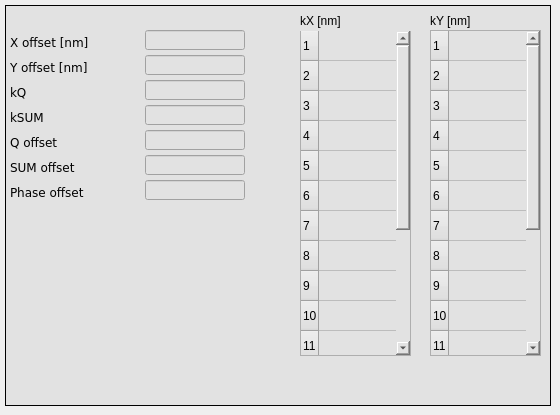
        <widget class="QWidget" name="tab_7">
         <attribute name="title">
          <string>Coefficients</string>
         </attribute>
         <widget class="caFrame" name="caframe_14">
          <property name="geometry">
           <rect>
            <x>5</x>
            <y>5</y>
            <width>546</width>
            <height>401</height>
           </rect>
          </property>
          <property name="styleSheet">
           <string notr="true">background-color: rgb(226, 226, 226);</string>
          </property>
          <property name="frameShape">
           <enum>QFrame::Box</enum>
          </property>
          <widget class="QLabel" name="label_88">
           <property name="geometry">
            <rect>
             <x>425</x>
             <y>5</y>
             <width>101</width>
             <height>21</height>
            </rect>
           </property>
           <property name="font">
            <font>
             <weight>50</weight>
             <bold>false</bold>
            </font>
           </property>
           <property name="text">
            <string>kY [nm]</string>
           </property>
          </widget>
          <widget class="caWaveTable" name="cawavetable_7">
           <property name="geometry">
            <rect>
             <x>425</x>
             <y>25</y>
             <width>111</width>
             <height>326</height>
            </rect>
           </property>
           <property name="font">
            <font>
             <family>DejaVu Sans</family>
            </font>
           </property>
           <property name="channel" stdset="0">
            <string notr="true">$(BPM):calibration:k:y:f1</string>
           </property>
           <property name="numberOfRows">
            <number>16</number>
           </property>
           <property name="numberOfColumns">
            <number>1</number>
           </property>
           <attribute name="horizontalHeaderVisible">
            <bool>false</bool>
           </attribute>
           <attribute name="horizontalHeaderVisible">
            <bool>false</bool>
           </attribute>
           <row/>
           <row/>
           <row/>
           <row/>
           <row/>
           <row/>
           <row/>
           <row/>
           <row/>
           <row/>
           <row/>
           <row/>
           <row/>
           <row/>
           <row/>
           <row/>
           <column/>
           <item row="0" column="0">
            <property name="font">
             <font/>
            </property>
           </item>
           <item row="1" column="0">
            <property name="font">
             <font/>
            </property>
           </item>
           <item row="2" column="0">
            <property name="font">
             <font/>
            </property>
           </item>
           <item row="3" column="0">
            <property name="font">
             <font/>
            </property>
           </item>
           <item row="4" column="0">
            <property name="font">
             <font/>
            </property>
           </item>
           <item row="5" column="0">
            <property name="font">
             <font/>
            </property>
           </item>
           <item row="6" column="0">
            <property name="font">
             <font/>
            </property>
           </item>
           <item row="7" column="0">
            <property name="font">
             <font/>
            </property>
           </item>
           <item row="8" column="0">
            <property name="font">
             <font/>
            </property>
           </item>
           <item row="9" column="0">
            <property name="font">
             <font/>
            </property>
           </item>
           <item row="10" column="0">
            <property name="font">
             <font/>
            </property>
           </item>
           <item row="11" column="0">
            <property name="font">
             <font/>
            </property>
           </item>
           <item row="12" column="0">
            <property name="font">
             <font/>
            </property>
           </item>
           <item row="13" column="0">
            <property name="font">
             <font/>
            </property>
           </item>
           <item row="14" column="0">
            <property name="font">
             <font/>
            </property>
           </item>
           <item row="15" column="0">
            <property name="font">
             <font/>
            </property>
           </item>
          </widget>
          <widget class="caWaveTable" name="cawavetable_8">
           <property name="geometry">
            <rect>
             <x>295</x>
             <y>25</y>
             <width>111</width>
             <height>326</height>
            </rect>
           </property>
           <property name="font">
            <font>
             <family>DejaVu Sans</family>
            </font>
           </property>
           <property name="channel" stdset="0">
            <string notr="true">$(BPM):calibration:k:x:f1</string>
           </property>
           <property name="numberOfRows">
            <number>16</number>
           </property>
           <property name="numberOfColumns">
            <number>1</number>
           </property>
           <attribute name="horizontalHeaderVisible">
            <bool>false</bool>
           </attribute>
           <attribute name="horizontalHeaderVisible">
            <bool>false</bool>
           </attribute>
           <row/>
           <row/>
           <row/>
           <row/>
           <row/>
           <row/>
           <row/>
           <row/>
           <row/>
           <row/>
           <row/>
           <row/>
           <row/>
           <row/>
           <row/>
           <row/>
           <column/>
           <item row="0" column="0">
            <property name="font">
             <font/>
            </property>
           </item>
           <item row="1" column="0">
            <property name="font">
             <font/>
            </property>
           </item>
           <item row="2" column="0">
            <property name="font">
             <font/>
            </property>
           </item>
           <item row="3" column="0">
            <property name="font">
             <font/>
            </property>
           </item>
           <item row="4" column="0">
            <property name="font">
             <font/>
            </property>
           </item>
           <item row="5" column="0">
            <property name="font">
             <font/>
            </property>
           </item>
           <item row="6" column="0">
            <property name="font">
             <font/>
            </property>
           </item>
           <item row="7" column="0">
            <property name="font">
             <font/>
            </property>
           </item>
           <item row="8" column="0">
            <property name="font">
             <font/>
            </property>
           </item>
           <item row="9" column="0">
            <property name="font">
             <font/>
            </property>
           </item>
           <item row="10" column="0">
            <property name="font">
             <font/>
            </property>
           </item>
           <item row="11" column="0">
            <property name="font">
             <font/>
            </property>
           </item>
           <item row="12" column="0">
            <property name="font">
             <font/>
            </property>
           </item>
           <item row="13" column="0">
            <property name="font">
             <font/>
            </property>
           </item>
           <item row="14" column="0">
            <property name="font">
             <font/>
            </property>
           </item>
           <item row="15" column="0">
            <property name="font">
             <font/>
            </property>
           </item>
          </widget>
          <widget class="QLabel" name="label_89">
           <property name="geometry">
            <rect>
             <x>295</x>
             <y>5</y>
             <width>121</width>
             <height>21</height>
            </rect>
           </property>
           <property name="font">
            <font>
             <weight>50</weight>
             <bold>false</bold>
            </font>
           </property>
           <property name="text">
            <string>kX [nm]</string>
           </property>
          </widget>
          <widget class="caTextEntry" name="catextentry_68">
           <property name="geometry">
            <rect>
             <x>140</x>
             <y>100</y>
             <width>100</width>
             <height>20</height>
            </rect>
           </property>
           <property name="font">
            <font>
             <family>DejaVu Sans</family>
             <pointsize>9</pointsize>
             <stylestrategy>PreferDefault</stylestrategy>
            </font>
           </property>
           <property name="alignment">
            <set>Qt::AlignRight|Qt::AlignTrailing|Qt::AlignVCenter</set>
           </property>
           <property name="channel" stdset="0">
            <string notr="true">$(BPM):calibration:k:s:f1</string>
           </property>
           <property name="background">
            <color>
             <red>255</red>
             <green>255</green>
             <blue>255</blue>
            </color>
           </property>
           <property name="colorMode">
            <enum>caLineEdit::Static</enum>
           </property>
           <property name="precision">
            <number>4</number>
           </property>
           <property name="precisionMode">
            <enum>caLineEdit::Channel</enum>
           </property>
           <property name="maxValue">
            <double>2.000000000000000</double>
           </property>
           <property name="minValue">
            <double>0.100000000000000</double>
           </property>
          </widget>
          <widget class="QLabel" name="label_90">
           <property name="geometry">
            <rect>
             <x>5</x>
             <y>100</y>
             <width>45</width>
             <height>25</height>
            </rect>
           </property>
           <property name="font">
            <font>
             <family>DejaVu Sans</family>
            </font>
           </property>
           <property name="styleSheet">
            <string notr="true">color: rgb(0, 0, 0);</string>
           </property>
           <property name="text">
            <string>kSUM</string>
           </property>
          </widget>
          <widget class="QLabel" name="label_91">
           <property name="geometry">
            <rect>
             <x>5</x>
             <y>150</y>
             <width>75</width>
             <height>25</height>
            </rect>
           </property>
           <property name="font">
            <font>
             <family>DejaVu Sans</family>
            </font>
           </property>
           <property name="styleSheet">
            <string notr="true">color: rgb(0, 0, 0);</string>
           </property>
           <property name="text">
            <string>SUM offset</string>
           </property>
          </widget>
          <widget class="caTextEntry" name="catextentry_69">
           <property name="geometry">
            <rect>
             <x>140</x>
             <y>25</y>
             <width>100</width>
             <height>20</height>
            </rect>
           </property>
           <property name="font">
            <font>
             <family>DejaVu Sans</family>
             <pointsize>9</pointsize>
             <stylestrategy>PreferDefault</stylestrategy>
            </font>
           </property>
           <property name="alignment">
            <set>Qt::AlignRight|Qt::AlignTrailing|Qt::AlignVCenter</set>
           </property>
           <property name="channel" stdset="0">
            <string notr="true">$(BPM):calibration:offs:x:f1</string>
           </property>
           <property name="background">
            <color>
             <red>255</red>
             <green>255</green>
             <blue>255</blue>
            </color>
           </property>
           <property name="colorMode">
            <enum>caLineEdit::Static</enum>
           </property>
           <property name="precision">
            <number>4</number>
           </property>
           <property name="precisionMode">
            <enum>caLineEdit::Channel</enum>
           </property>
           <property name="maxValue">
            <double>2.000000000000000</double>
           </property>
           <property name="minValue">
            <double>0.100000000000000</double>
           </property>
          </widget>
          <widget class="caTextEntry" name="catextentry_70">
           <property name="geometry">
            <rect>
             <x>140</x>
             <y>50</y>
             <width>100</width>
             <height>20</height>
            </rect>
           </property>
           <property name="font">
            <font>
             <family>DejaVu Sans</family>
             <pointsize>9</pointsize>
             <stylestrategy>PreferDefault</stylestrategy>
            </font>
           </property>
           <property name="alignment">
            <set>Qt::AlignRight|Qt::AlignTrailing|Qt::AlignVCenter</set>
           </property>
           <property name="channel" stdset="0">
            <string notr="true">$(BPM):calibration:offs:y:f1</string>
           </property>
           <property name="background">
            <color>
             <red>255</red>
             <green>255</green>
             <blue>255</blue>
            </color>
           </property>
           <property name="colorMode">
            <enum>caLineEdit::Static</enum>
           </property>
           <property name="precision">
            <number>4</number>
           </property>
           <property name="precisionMode">
            <enum>caLineEdit::Channel</enum>
           </property>
           <property name="maxValue">
            <double>2.000000000000000</double>
           </property>
           <property name="minValue">
            <double>0.100000000000000</double>
           </property>
          </widget>
          <widget class="QLabel" name="label_92">
           <property name="geometry">
            <rect>
             <x>5</x>
             <y>50</y>
             <width>111</width>
             <height>25</height>
            </rect>
           </property>
           <property name="font">
            <font>
             <family>DejaVu Sans</family>
            </font>
           </property>
           <property name="styleSheet">
            <string notr="true">color: rgb(0, 0, 0);</string>
           </property>
           <property name="text">
            <string>Y offset [nm]</string>
           </property>
          </widget>
          <widget class="QLabel" name="label_93">
           <property name="geometry">
            <rect>
             <x>5</x>
             <y>125</y>
             <width>75</width>
             <height>25</height>
            </rect>
           </property>
           <property name="font">
            <font>
             <family>DejaVu Sans</family>
            </font>
           </property>
           <property name="styleSheet">
            <string notr="true">color: rgb(0, 0, 0);</string>
           </property>
           <property name="text">
            <string>Q offset</string>
           </property>
          </widget>
          <widget class="QLabel" name="label_94">
           <property name="geometry">
            <rect>
             <x>5</x>
             <y>25</y>
             <width>86</width>
             <height>25</height>
            </rect>
           </property>
           <property name="font">
            <font>
             <family>DejaVu Sans</family>
            </font>
           </property>
           <property name="styleSheet">
            <string notr="true">color: rgb(0, 0, 0);</string>
           </property>
           <property name="text">
            <string>X offset [nm]</string>
           </property>
          </widget>
          <widget class="caTextEntry" name="catextentry_71">
           <property name="geometry">
            <rect>
             <x>140</x>
             <y>150</y>
             <width>100</width>
             <height>20</height>
            </rect>
           </property>
           <property name="font">
            <font>
             <family>DejaVu Sans</family>
             <pointsize>9</pointsize>
             <stylestrategy>PreferDefault</stylestrategy>
            </font>
           </property>
           <property name="alignment">
            <set>Qt::AlignRight|Qt::AlignTrailing|Qt::AlignVCenter</set>
           </property>
           <property name="channel" stdset="0">
            <string notr="true">$(BPM):calibration:offs:s:f1</string>
           </property>
           <property name="background">
            <color>
             <red>255</red>
             <green>255</green>
             <blue>255</blue>
            </color>
           </property>
           <property name="colorMode">
            <enum>caLineEdit::Static</enum>
           </property>
           <property name="precision">
            <number>4</number>
           </property>
           <property name="precisionMode">
            <enum>caLineEdit::Channel</enum>
           </property>
           <property name="maxValue">
            <double>2.000000000000000</double>
           </property>
           <property name="minValue">
            <double>0.100000000000000</double>
           </property>
          </widget>
          <widget class="caTextEntry" name="catextentry_72">
           <property name="geometry">
            <rect>
             <x>140</x>
             <y>125</y>
             <width>100</width>
             <height>20</height>
            </rect>
           </property>
           <property name="font">
            <font>
             <family>DejaVu Sans</family>
             <pointsize>9</pointsize>
             <stylestrategy>PreferDefault</stylestrategy>
            </font>
           </property>
           <property name="alignment">
            <set>Qt::AlignRight|Qt::AlignTrailing|Qt::AlignVCenter</set>
           </property>
           <property name="channel" stdset="0">
            <string notr="true">$(BPM):calibration:offs:q:f1</string>
           </property>
           <property name="background">
            <color>
             <red>255</red>
             <green>255</green>
             <blue>255</blue>
            </color>
           </property>
           <property name="colorMode">
            <enum>caLineEdit::Static</enum>
           </property>
           <property name="precision">
            <number>4</number>
           </property>
           <property name="precisionMode">
            <enum>caLineEdit::Channel</enum>
           </property>
           <property name="maxValue">
            <double>2.000000000000000</double>
           </property>
           <property name="minValue">
            <double>0.100000000000000</double>
           </property>
          </widget>
          <widget class="QLabel" name="label_95">
           <property name="geometry">
            <rect>
             <x>5</x>
             <y>75</y>
             <width>45</width>
             <height>25</height>
            </rect>
           </property>
           <property name="font">
            <font>
             <family>DejaVu Sans</family>
            </font>
           </property>
           <property name="styleSheet">
            <string notr="true">color: rgb(0, 0, 0);</string>
           </property>
           <property name="text">
            <string>kQ</string>
           </property>
          </widget>
          <widget class="caTextEntry" name="catextentry_73">
           <property name="geometry">
            <rect>
             <x>140</x>
             <y>75</y>
             <width>100</width>
             <height>20</height>
            </rect>
           </property>
           <property name="font">
            <font>
             <family>DejaVu Sans</family>
             <pointsize>9</pointsize>
             <stylestrategy>PreferDefault</stylestrategy>
            </font>
           </property>
           <property name="alignment">
            <set>Qt::AlignRight|Qt::AlignTrailing|Qt::AlignVCenter</set>
           </property>
           <property name="channel" stdset="0">
            <string notr="true">$(BPM):calibration:k:q:f1</string>
           </property>
           <property name="background">
            <color>
             <red>255</red>
             <green>255</green>
             <blue>255</blue>
            </color>
           </property>
           <property name="colorMode">
            <enum>caLineEdit::Static</enum>
           </property>
           <property name="precision">
            <number>4</number>
           </property>
           <property name="precisionMode">
            <enum>caLineEdit::Channel</enum>
           </property>
           <property name="maxValue">
            <double>2.000000000000000</double>
           </property>
           <property name="minValue">
            <double>0.100000000000000</double>
           </property>
          </widget>
          <widget class="caTextEntry" name="catextentry_82">
           <property name="geometry">
            <rect>
             <x>140</x>
             <y>175</y>
             <width>100</width>
             <height>20</height>
            </rect>
           </property>
           <property name="font">
            <font>
             <family>DejaVu Sans</family>
             <pointsize>9</pointsize>
             <stylestrategy>PreferDefault</stylestrategy>
            </font>
           </property>
           <property name="alignment">
            <set>Qt::AlignRight|Qt::AlignTrailing|Qt::AlignVCenter</set>
           </property>
           <property name="channel" stdset="0">
            <string notr="true">$(BPM):calibration:offs:ph:f1</string>
           </property>
           <property name="background">
            <color>
             <red>255</red>
             <green>255</green>
             <blue>255</blue>
            </color>
           </property>
           <property name="colorMode">
            <enum>caLineEdit::Static</enum>
           </property>
           <property name="precision">
            <number>4</number>
           </property>
           <property name="precisionMode">
            <enum>caLineEdit::Channel</enum>
           </property>
           <property name="maxValue">
            <double>2.000000000000000</double>
           </property>
           <property name="minValue">
            <double>0.100000000000000</double>
           </property>
          </widget>
          <widget class="QLabel" name="label_108">
           <property name="geometry">
            <rect>
             <x>5</x>
             <y>175</y>
             <width>91</width>
             <height>25</height>
            </rect>
           </property>
           <property name="font">
            <font>
             <family>DejaVu Sans</family>
            </font>
           </property>
           <property name="styleSheet">
            <string notr="true">color: rgb(0, 0, 0);</string>
           </property>
           <property name="text">
            <string>Phase offset</string>
           </property>
          </widget>
         </widget>
        </widget>
